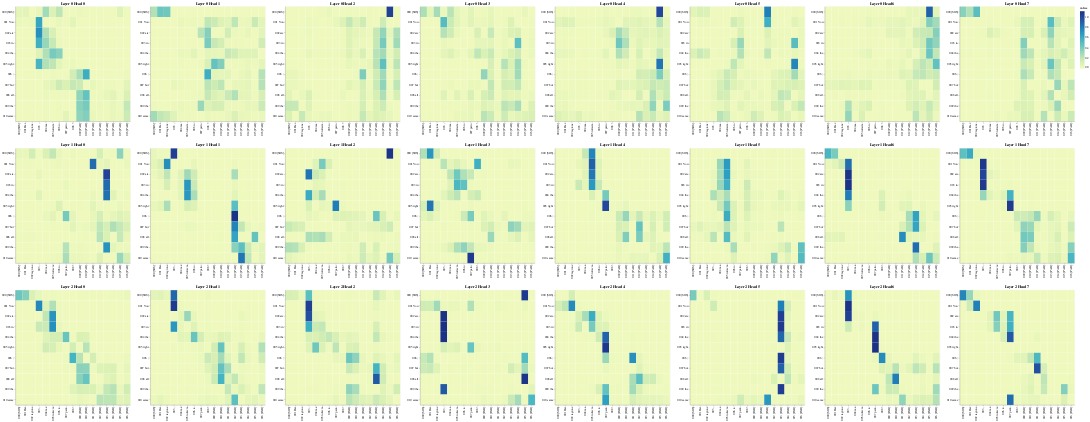

The cell this chart's notebook holds for it:
### Code cell
# Cross Attention
get_all_attention_maps("encoder-decoder", layers, heads, encoder_input_tokens, decoder_input_tokens, min(20, sentence_len))

### Figure 1 — Vega-Lite specification as saved in the notebook (floating-point values rounded to 4 significant figures; data arrays with more than 128 entries replaced by an {"elided": "..."} marker saying what was removed)
{"config": {"view": {"continuousWidth": 300, "continuousHeight": 300}}, "vconcat": [{"hconcat": [{"data": {"name": "data-2b5d8576f3a3250177f8d824393d60c2"}, "mark": {"type": "rect"}, "encoding": {"color": {"field": "value", "type": "quantitative"}, "tooltip": [{"field": "row", "type": "quantitative"}, {"field": "column", "type": "quantitative"}, {"field": "value", "type": "quantitative"}, {"field": "row_token", "type": "nominal"}, {"field": "col_token", "type": "nominal"}], "x": {"axis": {"title": ""}, "field": "col_token", "type": "nominal"}, "y": {"axis": {"title": ""}, "field": "row_token", "type": "nominal"}}, "height": 400, "name": "view_49", "title": "Layer 0 Head 0", "width": 400}, {"data": {"name": "data-3564f8a68fdc3df3f077e8d3ad772e35"}, "mark": {"type": "rect"}, "encoding": {"color": {"field": "value", "type": "quantitative"}, "tooltip": [{"field": "row", "type": "quantitative"}, {"field": "column", "type": "quantitative"}, {"field": "value", "type": "quantitative"}, {"field": "row_token", "type": "nominal"}, {"field": "col_token", "type": "nominal"}], "x": {"axis": {"title": ""}, "field": "col_token", "type": "nominal"}, "y": {"axis": {"title": ""}, "field": "row_token", "type": "nominal"}}, "height": 400, "name": "view_50", "title": "Layer 0 Head 1", "width": 400}, {"data": {"name": "data-b3784ef56d6c01b9d150aa3cd516a2c8"}, "mark": {"type": "rect"}, "encoding": {"color": {"field": "value", "type": "quantitative"}, "tooltip": [{"field": "row", "type": "quantitative"}, {"field": "column", "type": "quantitative"}, {"field": "value", "type": "quantitative"}, {"field": "row_token", "type": "nominal"}, {"field": "col_token", "type": "nominal"}], "x": {"axis": {"title": ""}, "field": "col_token", "type": "nominal"}, "y": {"axis": {"title": ""}, "field": "row_token", "type": "nominal"}}, "height": 400, "name": "view_51", "title": "Layer 0 Head 2", "width": 400}, {"data": {"name": "data-c557c4804f644d4569529fc88e826fa6"}, "mark": {"type": "rect"}, "encoding": {"color": {"field": "value", "type": "quantitative"}, "tooltip": [{"field": "row", "type": "quantitative"}, {"field": "column", "type": "quantitative"}, {"field": "value", "type": "quantitative"}, {"field": "row_token", "type": "nominal"}, {"field": "col_token", "type": "nominal"}], "x": {"axis": {"title": ""}, "field": "col_token", "type": "nominal"}, "y": {"axis": {"title": ""}, "field": "row_token", "type": "nominal"}}, "height": 400, "name": "view_52", "title": "Layer 0 Head 3", "width": 400}, {"data": {"name": "data-18d45318a3a8fa8c4500112cdacf0914"}, "mark": {"type": "rect"}, "encoding": {"color": {"field": "value", "type": "quantitative"}, "tooltip": [{"field": "row", "type": "quantitative"}, {"field": "column", "type": "quantitative"}, {"field": "value", "type": "quantitative"}, {"field": "row_token", "type": "nominal"}, {"field": "col_token", "type": "nominal"}], "x": {"axis": {"title": ""}, "field": "col_token", "type": "nominal"}, "y": {"axis": {"title": ""}, "field": "row_token", "type": "nominal"}}, "height": 400, "name": "view_53", "title": "Layer 0 Head 4", "width": 400}, {"data": {"name": "data-0a8d603966810957406308c712f60f32"}, "mark": {"type": "rect"}, "encoding": {"color": {"field": "value", "type": "quantitative"}, "tooltip": [{"field": "row", "type": "quantitative"}, {"field": "column", "type": "quantitative"}, {"field": "value", "type": "quantitative"}, {"field": "row_token", "type": "nominal"}, {"field": "col_token", "type": "nominal"}], "x": {"axis": {"title": ""}, "field": "col_token", "type": "nominal"}, "y": {"axis": {"title": ""}, "field": "row_token", "type": "nominal"}}, "height": 400, "name": "view_54", "title": "Layer 0 Head 5", "width": 400}, {"data": {"name": "data-35b8bd3d0113a57fea49c27f9a0b3520"}, "mark": {"type": "rect"}, "encoding": {"color": {"field": "value", "type": "quantitative"}, "tooltip": [{"field": "row", "type": "quantitative"}, {"field": "column", "type": "quantitative"}, {"field": "value", "type": "quantitative"}, {"field": "row_token", "type": "nominal"}, {"field": "col_token", "type": "nominal"}], "x": {"axis": {"title": ""}, "field": "col_token", "type": "nominal"}, "y": {"axis": {"title": ""}, "field": "row_token", "type": "nominal"}}, "height": 400, "name": "view_55", "title": "Layer 0 Head 6", "width": 400}, {"data": {"name": "data-8dc7512a3458975aa110d6d02858c5d3"}, "mark": {"type": "rect"}, "encoding": {"color": {"field": "value", "type": "quantitative"}, "tooltip": [{"field": "row", "type": "quantitative"}, {"field": "column", "type": "quantitative"}, {"field": "value", "type": "quantitative"}, {"field": "row_token", "type": "nominal"}, {"field": "col_token", "type": "nominal"}], "x": {"axis": {"title": ""}, "field": "col_token", "type": "nominal"}, "y": {"axis": {"title": ""}, "field": "row_token", "type": "nominal"}}, "height": 400, "name": "view_56", "title": "Layer 0 Head 7", "width": 400}]}, {"hconcat": [{"data": {"name": "data-38f5eef5d3a534e81cdd8fa32bbc3fde"}, "mark": {"type": "rect"}, "encoding": {"color": {"field": "value", "type": "quantitative"}, "tooltip": [{"field": "row", "type": "quantitative"}, {"field": "column", "type": "quantitative"}, {"field": "value", "type": "quantitative"}, {"field": "row_token", "type": "nominal"}, {"field": "col_token", "type": "nominal"}], "x": {"axis": {"title": ""}, "field": "col_token", "type": "nominal"}, "y": {"axis": {"title": ""}, "field": "row_token", "type": "nominal"}}, "height": 400, "name": "view_57", "title": "Layer 1 Head 0", "width": 400}, {"data": {"name": "data-2c92ca390b6972c3f7e53b7bc105c9ab"}, "mark": {"type": "rect"}, "encoding": {"color": {"field": "value", "type": "quantitative"}, "tooltip": [{"field": "row", "type": "quantitative"}, {"field": "column", "type": "quantitative"}, {"field": "value", "type": "quantitative"}, {"field": "row_token", "type": "nominal"}, {"field": "col_token", "type": "nominal"}], "x": {"axis": {"title": ""}, "field": "col_token", "type": "nominal"}, "y": {"axis": {"title": ""}, "field": "row_token", "type": "nominal"}}, "height": 400, "name": "view_58", "title": "Layer 1 Head 1", "width": 400}, {"data": {"name": "data-c7afaddc70ca1ce7776d5cf7597602dd"}, "mark": {"type": "rect"}, "encoding": {"color": {"field": "value", "type": "quantitative"}, "tooltip": [{"field": "row", "type": "quantitative"}, {"field": "column", "type": "quantitative"}, {"field": "value", "type": "quantitative"}, {"field": "row_token", "type": "nominal"}, {"field": "col_token", "type": "nominal"}], "x": {"axis": {"title": ""}, "field": "col_token", "type": "nominal"}, "y": {"axis": {"title": ""}, "field": "row_token", "type": "nominal"}}, "height": 400, "name": "view_59", "title": "Layer 1 Head 2", "width": 400}, {"data": {"name": "data-ab3e7e4e5ea71b3af61cce5e8520f360"}, "mark": {"type": "rect"}, "encoding": {"color": {"field": "value", "type": "quantitative"}, "tooltip": [{"field": "row", "type": "quantitative"}, {"field": "column", "type": "quantitative"}, {"field": "value", "type": "quantitative"}, {"field": "row_token", "type": "nominal"}, {"field": "col_token", "type": "nominal"}], "x": {"axis": {"title": ""}, "field": "col_token", "type": "nominal"}, "y": {"axis": {"title": ""}, "field": "row_token", "type": "nominal"}}, "height": 400, "name": "view_60", "title": "Layer 1 Head 3", "width": 400}, {"data": {"name": "data-c21e00745701a61a76b218997754865d"}, "mark": {"type": "rect"}, "encoding": {"color": {"field": "value", "type": "quantitative"}, "tooltip": [{"field": "row", "type": "quantitative"}, {"field": "column", "type": "quantitative"}, {"field": "value", "type": "quantitative"}, {"field": "row_token", "type": "nominal"}, {"field": "col_token", "type": "nominal"}], "x": {"axis": {"title": ""}, "field": "col_token", "type": "nominal"}, "y": {"axis": {"title": ""}, "field": "row_token", "type": "nominal"}}, "height": 400, "name": "view_61", "title": "Layer 1 Head 4", "width": 400}, {"data": {"name": "data-43dd83d5b950ab958d00b5a0fce5a5f2"}, "mark": {"type": "rect"}, "encoding": {"color": {"field": "value", "type": "quantitative"}, "tooltip": [{"field": "row", "type": "quantitative"}, {"field": "column", "type": "quantitative"}, {"field": "value", "type": "quantitative"}, {"field": "row_token", "type": "nominal"}, {"field": "col_token", "type": "nominal"}], "x": {"axis": {"title": ""}, "field": "col_token", "type": "nominal"}, "y": {"axis": {"title": ""}, "field": "row_token", "type": "nominal"}}, "height": 400, "name": "view_62", "title": "Layer 1 Head 5", "width": 400}, {"data": {"name": "data-6863040d4851f8b11c55a5ce6a76edb6"}, "mark": {"type": "rect"}, "encoding": {"color": {"field": "value", "type": "quantitative"}, "tooltip": [{"field": "row", "type": "quantitative"}, {"field": "column", "type": "quantitative"}, {"field": "value", "type": "quantitative"}, {"field": "row_token", "type": "nominal"}, {"field": "col_token", "type": "nominal"}], "x": {"axis": {"title": ""}, "field": "col_token", "type": "nominal"}, "y": {"axis": {"title": ""}, "field": "row_token", "type": "nominal"}}, "height": 400, "name": "view_63", "title": "Layer 1 Head 6", "width": 400}, {"data": {"name": "data-195fa36010f716bdc3eb7f820f02dc41"}, "mark": {"type": "rect"}, "encoding": {"color": {"field": "value", "type": "quantitative"}, "tooltip": [{"field": "row", "type": "quantitative"}, {"field": "column", "type": "quantitative"}, {"field": "value", "type": "quantitative"}, {"field": "row_token", "type": "nominal"}, {"field": "col_token", "type": "nominal"}], "x": {"axis": {"title": ""}, "field": "col_token", "type": "nominal"}, "y": {"axis": {"title": ""}, "field": "row_token", "type": "nominal"}}, "height": 400, "name": "view_64", "title": "Layer 1 Head 7", "width": 400}]}, {"hconcat": [{"data": {"name": "data-4901db422a5f9a74f1e0230c07a86bd7"}, "mark": {"type": "rect"}, "encoding": {"color": {"field": "value", "type": "quantitative"}, "tooltip": [{"field": "row", "type": "quantitative"}, {"field": "column", "type": "quantitative"}, {"field": "value", "type": "quantitative"}, {"field": "row_token", "type": "nominal"}, {"field": "col_token", "type": "nominal"}], "x": {"axis": {"title": ""}, "field": "col_token", "type": "nominal"}, "y": {"axis": {"title": ""}, "field": "row_token", "type": "nominal"}}, "height": 400, "name": "view_65", "title": "Layer 2 Head 0", "width": 400}, {"data": {"name": "data-74c9e904d358bb72a9163ff1f04b3dda"}, "mark": {"type": "rect"}, "encoding": {"color": {"field": "value", "type": "quantitative"}, "tooltip": [{"field": "row", "type": "quantitative"}, {"field": "column", "type": "quantitative"}, {"field": "value", "type": "quantitative"}, {"field": "row_token", "type": "nominal"}, {"field": "col_token", "type": "nominal"}], "x": {"axis": {"title": ""}, "field": "col_token", "type": "nominal"}, "y": {"axis": {"title": ""}, "field": "row_token", "type": "nominal"}}, "height": 400, "name": "view_66", "title": "Layer 2 Head 1", "width": 400}, {"data": {"name": "data-28d032e3a625391c16a00880bca9b567"}, "mark": {"type": "rect"}, "encoding": {"color": {"field": "value", "type": "quantitative"}, "tooltip": [{"field": "row", "type": "quantitative"}, {"field": "column", "type": "quantitative"}, {"field": "value", "type": "quantitative"}, {"field": "row_token", "type": "nominal"}, {"field": "col_token", "type": "nominal"}], "x": {"axis": {"title": ""}, "field": "col_token", "type": "nominal"}, "y": {"axis": {"title": ""}, "field": "row_token", "type": "nominal"}}, "height": 400, "name": "view_67", "title": "Layer 2 Head 2", "width": 400}, {"data": {"name": "data-1eea1ec66f59e53d7640b9e279b363e0"}, "mark": {"type": "rect"}, "encoding": {"color": {"field": "value", "type": "quantitative"}, "tooltip": [{"field": "row", "type": "quantitative"}, {"field": "column", "type": "quantitative"}, {"field": "value", "type": "quantitative"}, {"field": "row_token", "type": "nominal"}, {"field": "col_token", "type": "nominal"}], "x": {"axis": {"title": ""}, "field": "col_token", "type": "nominal"}, "y": {"axis": {"title": ""}, "field": "row_token", "type": "nominal"}}, "height": 400, "name": "view_68", "title": "Layer 2 Head 3", "width": 400}, {"data": {"name": "data-b085512df7fa7d6250e96fed93c2cb8f"}, "mark": {"type": "rect"}, "encoding": {"color": {"field": "value", "type": "quantitative"}, "tooltip": [{"field": "row", "type": "quantitative"}, {"field": "column", "type": "quantitative"}, {"field": "value", "type": "quantitative"}, {"field": "row_token", "type": "nominal"}, {"field": "col_token", "type": "nominal"}], "x": {"axis": {"title": ""}, "field": "col_token", "type": "nominal"}, "y": {"axis": {"title": ""}, "field": "row_token", "type": "nominal"}}, "height": 400, "name": "view_69", "title": "Layer 2 Head 4", "width": 400}, {"data": {"name": "data-c5417879a8c7b42d9d5f07ffd43d7ae3"}, "mark": {"type": "rect"}, "encoding": {"color": {"field": "value", "type": "quantitative"}, "tooltip": [{"field": "row", "type": "quantitative"}, {"field": "column", "type": "quantitative"}, {"field": "value", "type": "quantitative"}, {"field": "row_token", "type": "nominal"}, {"field": "col_token", "type": "nominal"}], "x": {"axis": {"title": ""}, "field": "col_token", "type": "nominal"}, "y": {"axis": {"title": ""}, "field": "row_token", "type": "nominal"}}, "height": 400, "name": "view_70", "title": "Layer 2 Head 5", "width": 400}, {"data": {"name": "data-7fe392f8f743d51dbe510624f2863412"}, "mark": {"type": "rect"}, "encoding": {"color": {"field": "value", "type": "quantitative"}, "tooltip": [{"field": "row", "type": "quantitative"}, {"field": "column", "type": "quantitative"}, {"field": "value", "type": "quantitative"}, {"field": "row_token", "type": "nominal"}, {"field": "col_token", "type": "nominal"}], "x": {"axis": {"title": ""}, "field": "col_token", "type": "nominal"}, "y": {"axis": {"title": ""}, "field": "row_token", "type": "nominal"}}, "height": 400, "name": "view_71", "title": "Layer 2 Head 6", "width": 400}, {"data": {"name": "data-886cb39de440ffedd759272c52db8b6f"}, "mark": {"type": "rect"}, "encoding": {"color": {"field": "value", "type": "quantitative"}, "tooltip": [{"field": "row", "type": "quantitative"}, {"field": "column", "type": "quantitative"}, {"field": "value", "type": "quantitative"}, {"field": "row_token", "type": "nominal"}, {"field": "col_token", "type": "nominal"}], "x": {"axis": {"title": ""}, "field": "col_token", "type": "nominal"}, "y": {"axis": {"title": ""}, "field": "row_token", "type": "nominal"}}, "height": 400, "name": "view_72", "title": "Layer 2 Head 7", "width": 400}]}], "params": [{"name": "param_49", "select": {"type": "interval", "encodings": ["x", "y"]}, "bind": "scales", "views": ["view_49"]}, {"name": "param_50", "select": {"type": "interval", "encodings": ["x", "y"]}, "bind": "scales", "views": ["view_50"]}, {"name": "param_51", "select": {"type": "interval", "encodings": ["x", "y"]}, "bind": "scales", "views": ["view_51"]}, {"name": "param_52", "select": {"type": "interval", "encodings": ["x", "y"]}, "bind": "scales", "views": ["view_52"]}, {"name": "param_53", "select": {"type": "interval", "encodings": ["x", "y"]}, "bind": "scales", "views": ["view_53"]}, {"name": "param_54", "select": {"type": "interval", "encodings": ["x", "y"]}, "bind": "scales", "views": ["view_54"]}, {"name": "param_55", "select": {"type": "interval", "encodings": ["x", "y"]}, "bind": "scales", "views": ["view_55"]}, {"name": "param_56", "select": {"type": "interval", "encodings": ["x", "y"]}, "bind": "scales", "views": ["view_56"]}, {"name": "param_57", "select": {"type": "interval", "encodings": ["x", "y"]}, "bind": "scales", "views": ["view_57"]}, {"name": "param_58", "select": {"type": "interval", "encodings": ["x", "y"]}, "bind": "scales", "views": ["view_58"]}, {"name": "param_59", "select": {"type": "interval", "encodings": ["x", "y"]}, "bind": "scales", "views": ["view_59"]}, {"name": "param_60", "select": {"type": "interval", "encodings": ["x", "y"]}, "bind": "scales", "views": ["view_60"]}, {"name": "param_61", "select": {"type": "interval", "encodings": ["x", "y"]}, "bind": "scales", "views": ["view_61"]}, {"name": "param_62", "select": {"type": "interval", "encodings": ["x", "y"]}, "bind": "scales", "views": ["view_62"]}, {"name": "param_63", "select": {"type": "interval", "encodings": ["x", "y"]}, "bind": "scales", "views": ["view_63"]}, {"name": "param_64", "select": {"type": "interval", "encodings": ["x", "y"]}, "bind": "scales", "views": ["view_64"]}, {"name": "param_65", "select": {"type": "interval", "encodings": ["x", "y"]}, "bind": "scales", "views": ["view_65"]}, {"name": "param_66", "select": {"type": "interval", "encodings": ["x", "y"]}, "bind": "scales", "views": ["view_66"]}, {"name": "param_67", "select": {"type": "interval", "encodings": ["x", "y"]}, "bind": "scales", "views": ["view_67"]}, {"name": "param_68", "select": {"type": "interval", "encodings": ["x", "y"]}, "bind": "scales", "views": ["view_68"]}, {"name": "param_69", "select": {"type": "interval", "encodings": ["x", "y"]}, "bind": "scales", "views": ["view_69"]}, {"name": "param_70", "select": {"type": "interval", "encodings": ["x", "y"]}, "bind": "scales", "views": ["view_70"]}, {"name": "param_71", "select": {"type": "interval", "encodings": ["x", "y"]}, "bind": "scales", "views": ["view_71"]}, {"name": "param_72", "select": {"type": "interval", "encodings": ["x", "y"]}, "bind": "scales", "views": ["view_72"]}], "$schema": "https://vega.github.io/schema/vega-lite/v5.20.1.json", "datasets": {"data-2b5d8576f3a3250177f8d824393d60c2": {"elided": "187 records"}, "data-3564f8a68fdc3df3f077e8d3ad772e35": {"elided": "187 records"}, "data-b3784ef56d6c01b9d150aa3cd516a2c8": {"elided": "187 records"}, "data-c557c4804f644d4569529fc88e826fa6": {"elided": "187 records"}, "data-18d45318a3a8fa8c4500112cdacf0914": {"elided": "187 records"}, "data-0a8d603966810957406308c712f60f32": {"elided": "187 records"}, "data-35b8bd3d0113a57fea49c27f9a0b3520": {"elided": "187 records"}, "data-8dc7512a3458975aa110d6d02858c5d3": {"elided": "187 records"}, "data-38f5eef5d3a534e81cdd8fa32bbc3fde": {"elided": "187 records"}, "data-2c92ca390b6972c3f7e53b7bc105c9ab": {"elided": "187 records"}, "data-c7afaddc70ca1ce7776d5cf7597602dd": {"elided": "187 records"}, "data-ab3e7e4e5ea71b3af61cce5e8520f360": {"elided": "187 records"}, "data-c21e00745701a61a76b218997754865d": {"elided": "187 records"}, "data-43dd83d5b950ab958d00b5a0fce5a5f2": {"elided": "187 records"}, "data-6863040d4851f8b11c55a5ce6a76edb6": {"elided": "187 records"}, "data-195fa36010f716bdc3eb7f820f02dc41": {"elided": "187 records"}, "data-4901db422a5f9a74f1e0230c07a86bd7": {"elided": "187 records"}, "data-74c9e904d358bb72a9163ff1f04b3dda": {"elided": "187 records"}, "data-28d032e3a625391c16a00880bca9b567": {"elided": "187 records"}, "data-1eea1ec66f59e53d7640b9e279b363e0": {"elided": "187 records"}, "data-b085512df7fa7d6250e96fed93c2cb8f": {"elided": "187 records"}, "data-c5417879a8c7b42d9d5f07ffd43d7ae3": {"elided": "187 records"}, "data-7fe392f8f743d51dbe510624f2863412": {"elided": "187 records"}, "data-886cb39de440ffedd759272c52db8b6f": {"elided": "187 records"}}}
